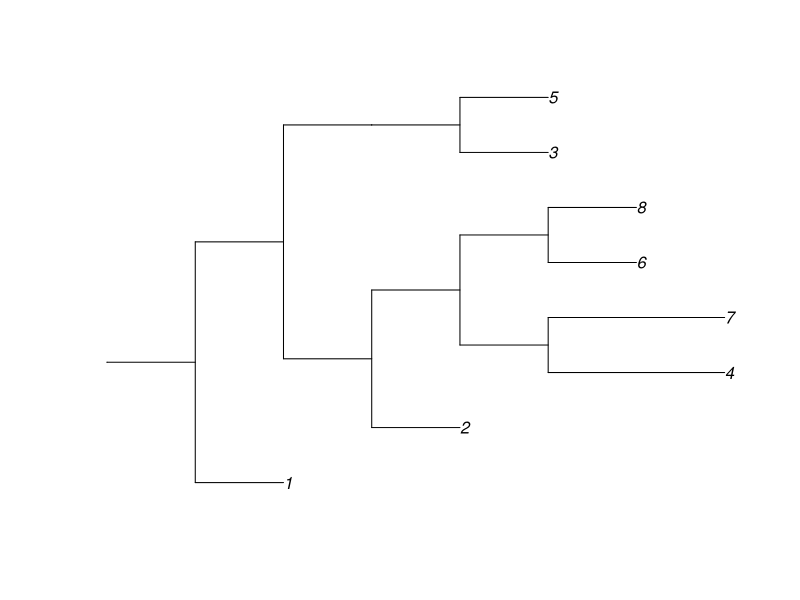

The R source for this figure: (Note: this script raises an error after producing the figure.)
# load required packages
library(ape)
library(dplyr)
library(igraph)

# read in transmission line list
line_list <- read.csv("line_list.csv")

# function to calculate leaf edge length
calculate_leaf_edge_length <- function(df, recipient_id) {
  # subset the data frame to rows where the recipient is the specified ID
  recipient_rows <- df[df$recipient == recipient_id, ]
  
  # check if the recipient is also a source in any other rows
  if (recipient_id %in% df$source) {
    # subset to rows where the recipient is a source
    recipient_source_rows <- df[df$source == recipient_id, ]
    
    # find the row with the highest infection time
    highest_infection_time_row <- recipient_source_rows[which.max(recipient_source_rows$infectionTime), ]
    
    # calculate the leaf edge length using the infection time from the highest row
    leaf_edge_length <- recipient_rows$sampleTime - highest_infection_time_row$infectionTime
  } else {
    # calculate the leaf edge length using the infection time from the current row
    leaf_edge_length <- recipient_rows$sampleTime - recipient_rows$infectionTime
  }
  
  # return the leaf edge length
  return(leaf_edge_length)
}

# create a new variable "leafEdgeLength" using the helper function
line_list$leafEdgeLength <- sapply(line_list$recipient, function(recipient_id) calculate_leaf_edge_length(line_list, recipient_id))

# print the resulting data frame
print(line_list)


test <- "((1:1, ((2:1, ((4:2, 7:2):1, (6:1, 8:1):1):1):1, ((3:1, 5:1):1):1):1):1);"

tree <- ape::read.tree(text = test)
plot(tree)


# Building a "phylo" object

# Create a vector of tip labels
tree$tip_labels <- c(line_list$recipient)

# Create a matrix of edge IDs and lengths
edge_matrix <- matrix(c(1, 3, 0.5, 2, 3, 0.8, 3, 4, 1.2), ncol = 3, byrow = TRUE)

# Create a vector of node labels
node_labels <- c("1", "2", "3")

# Create a matrix of node IDs and heights
node_matrix <- matrix(c(NA, 1, 0, 1, 2, 0.5, 3, NA, 1.3), ncol = 3, byrow = TRUE)

# Create a phylo object
tree <- phylo(edge = edge_matrix, tip.label = tip_labels, node.label = node_labels, node = node_matrix, type = "phylogram")

# Print the tree
print(tree)











transTreeFromLineList <- function(line_list) {
  
  # Convert to unweighted transmission tree graph to get edge list and node list
  infectionGraph <- graph_from_data_frame(line_list, directed = TRUE)
  
  # Identify root (first infection)
  root <- V(infectionGraph)[degree(infectionGraph, mode="in") == 0]
  
  # Time-interval weighted directed graph transmission tree
  edgeTable <- data.frame(from = E(infectionGraph)$from, to = E(infectionGraph)$to, weight = weights)
  nodeTable <- data.frame(name = V(infectionGraph)$name, timeInfected = timeInfected)
  
  transmissionTree <- graph_from_data_frame(edgeTable, directed = TRUE, vertices = nodeTable)
  
  return(transmissionTree)
}
